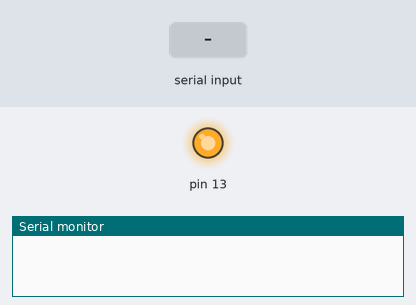
Bench run of a sketch on a simulated Arduino Uno, built with avr-gcc and run on an emulated ATmega328P. Shown: output pins drawn as LEDs (lit = HIGH), the last lines printed to the serial monitor. Dashed ring = blinking. Inputs (shaded band) come from the test bench.

Above: at 0.1 s.
At 2.9 s:
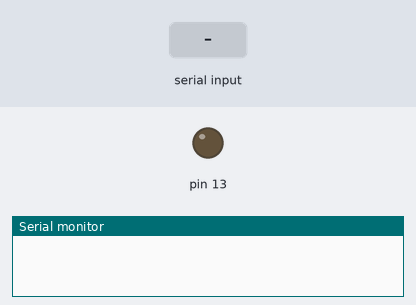
3.0 s: byte 30 received over Serial
At 5.8 s:
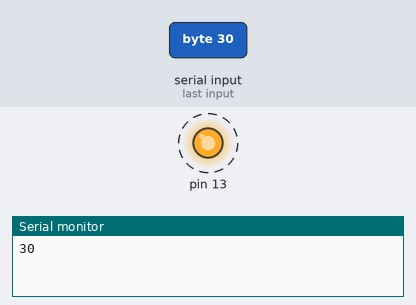
Timing chart, 0 to 7.5 s (numbered marks = the images above; inputs shaded):
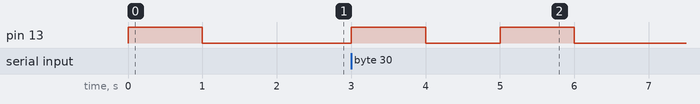

Measured:
- after the input at 3.0 s, pin 13: alternates HIGH for 1.0 s and LOW for 1.0 s, 4 changes in all, then stays LOW, starting at once

The sketch:

Program_0.ino
```cpp
// Возвращаем отправленное значение через последовательный порт
void setup() {
  //Port13 на выход
  pinMode(13,OUTPUT);
  // Открываем порт на скорости 9600 бод
  Serial.begin(9600);
}

void iMig(int d) {
  digitalWrite(13,1); delay(d); digitalWrite(13,0); delay(d);
  return;
}

void loop() {
  // Мигаем вначале
  iMig(1000);
  //Ждем данные
  while (Serial.available() == 0);
  //Данные пришли. Мигаем. Получается задержка в 2с.
  iMig(1000);
  //Считываем данные
  int val;
  //val = Serial.read()->'0'
  val = Serial.read();
  //val ='0';
  //Возвращаем данные в порт
  Serial.println(val);

}
```
